Frame 1 (no input): blank canvas, image omitted
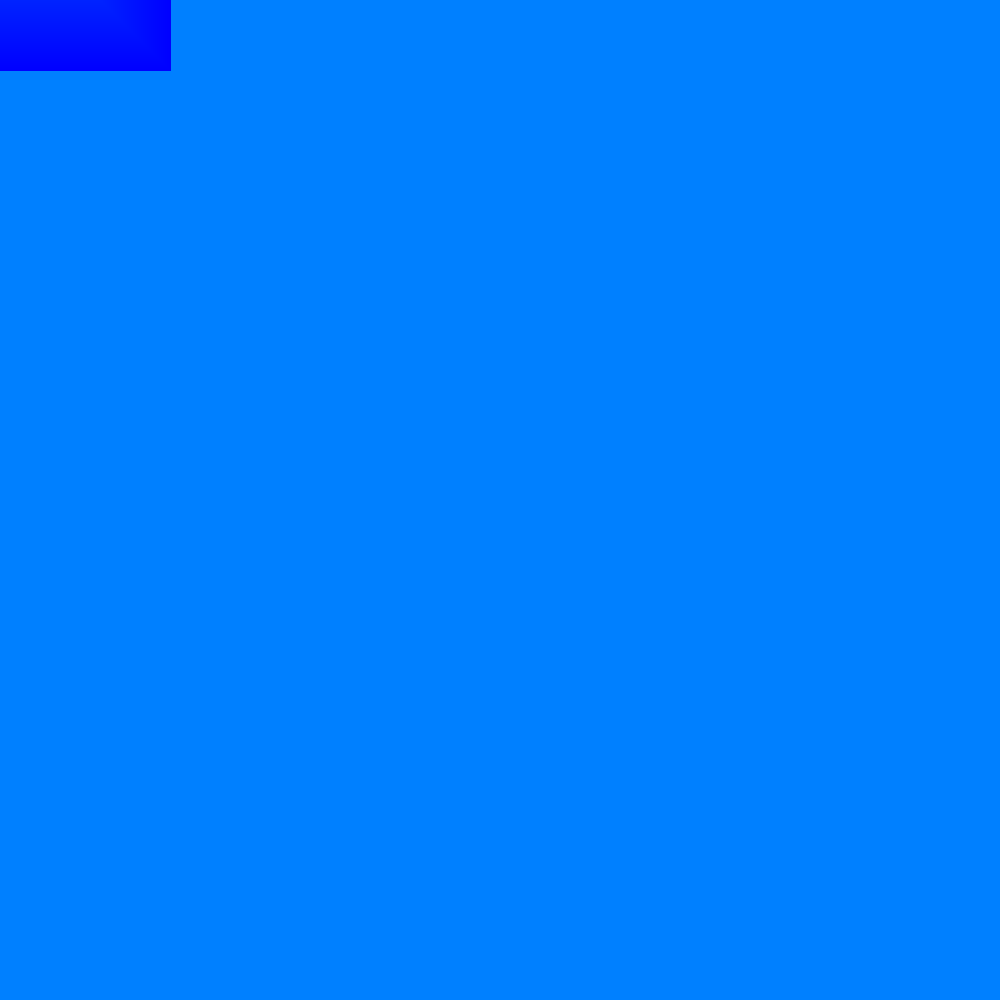
Frame 60 (no input)
Frame 120 (the mouse pressed at the canvas centre since frame 60): identical to frame 60, image omitted

The p5.js sketch that drew this single still picture (run headless with seeded random() and noise() and a simulated clock; from frame 60 on, the mouse is pressed at the canvas centre):

// p5.js sketch
// ── sketch.js
//Code refrenced bkr image (https://happycoding.io/tutorials/p5js/input/mouse-ripple)

let positionX;
let positionY;
let rectangleSize;

function setup() {
  createCanvas(1000, 1000);
  noFill();
  strokeWeight(2);
  positionX = width / 2;
  positionY = height / 2;
  rectangleSize = 0;
  frameRate(120)

}

function draw() {
  background(0, 128, 255);

  noFill()
  blendMode(HARD_LIGHT)
  rectangleSize += 2;

  stroke(0, 0, 255);
  translate(-500, -450)
  rect(rectangleSize, rectangleSize, 550, 150)
  translate(0, 250)
  rect(rectangleSize, rectangleSize, 550, 150)


}

function mousePressed(){
  positionX = mouseX;
  positionY = mouseY;
  rectangleSize = 0;
}
